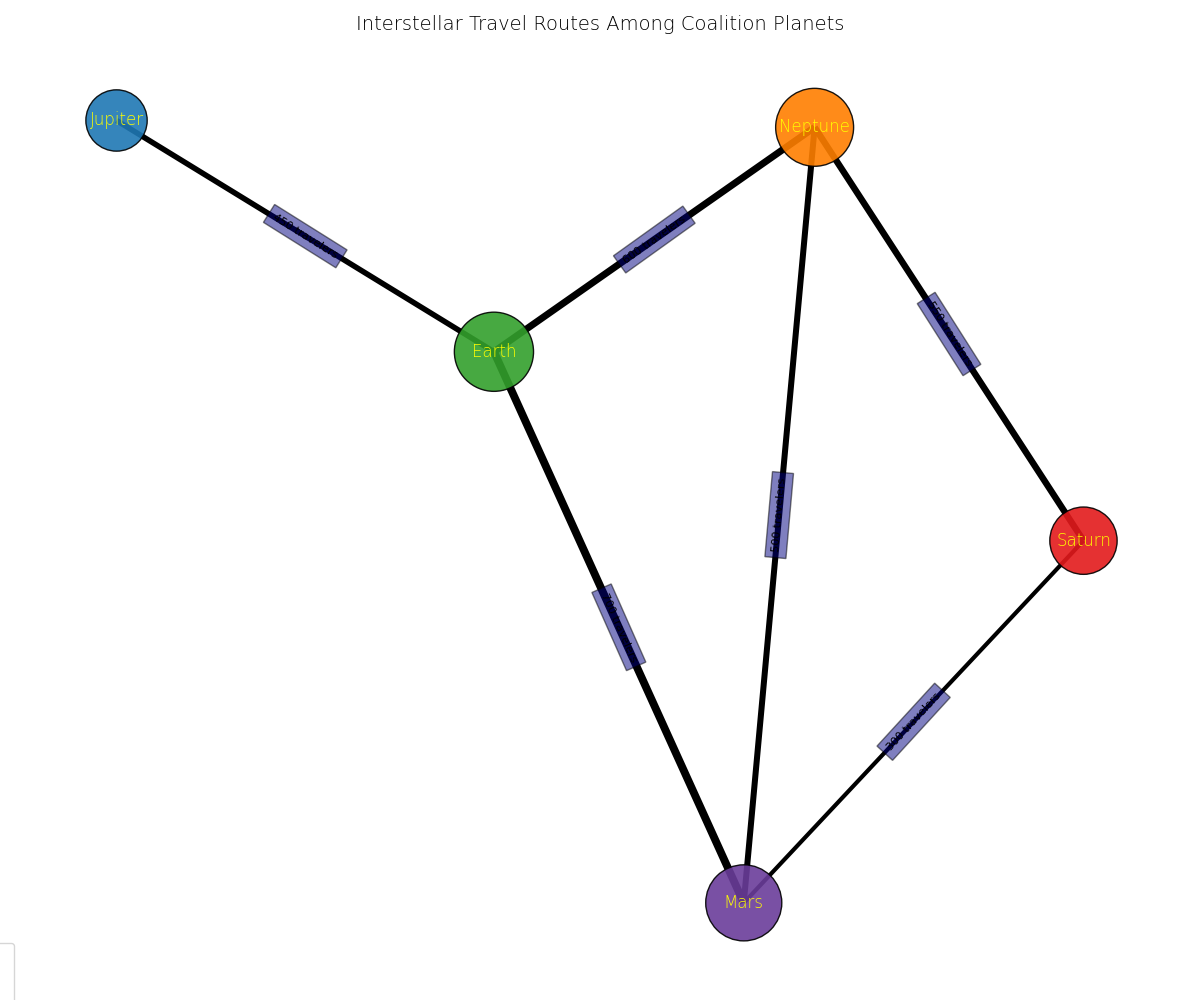

The script that drew this image:
import matplotlib.pyplot as plt
import networkx as nx

planets = ['Earth', 'Mars', 'Jupiter', 'Saturn', 'Neptune']

travel_routes = [
    ('Earth', 'Mars', 700),
    ('Earth', 'Jupiter', 450),
    ('Mars', 'Saturn', 300),
    ('Saturn', 'Neptune', 550),
    ('Neptune', 'Earth', 600),
    ('Mars', 'Neptune', 500)
]

# Change to undirected graph
G = nx.Graph()
G.add_nodes_from(planets)

for source, dest, volume in travel_routes:
    G.add_edge(source, dest, weight=volume)

travel_volumes = {planet: sum(d['weight'] for u, v, d in G.edges(planet, data=True)) for planet in planets}

node_sizes = [1500 + travel_volumes[planet] for planet in planets]

pos = nx.spring_layout(G)

edge_labels = {(u, v): f'{d["weight"]} travelers' for u, v, d in G.edges(data=True)}
edge_widths = [1 + G[u][v]['weight'] / 150 for u, v in G.edges()]

node_colors = ['#33a02c', '#6a3d9a', '#1f78b4', '#e31a1c', '#ff7f00']

plt.figure(figsize=(12, 10))
nx.draw_networkx_nodes(G, pos, node_size=node_sizes, node_color=node_colors, alpha=0.9, edgecolors='black')

# Remove arrows parameter since it is an undirected graph
nx.draw_networkx_edges(G, pos, edgelist=G.edges, edge_color='black', width=edge_widths)  
nx.draw_networkx_labels(G, pos, font_size=12, font_weight='light', font_color="yellow")

nx.draw_networkx_edge_labels(G, pos, edge_labels=edge_labels, font_size=8, label_pos=0.5, bbox=dict(facecolor='navy', alpha=0.5))

plt.title('Interstellar Travel Routes Among Coalition Planets', fontsize=14, fontweight='light')
plt.grid(True, linestyle='-.', alpha=0.3)
plt.axis('off')
plt.tight_layout()

legend_markers = [plt.Line2D([0], [0], marker='o', color='w', label=planet, markersize=10, markerfacecolor=node_colors[i]) for i, planet in enumerate(planets)]
plt.legend(handles=legend_markers, title="Planets", loc='lower left', bbox_to_anchor=(-0.1, -0.1))

plt.show()
